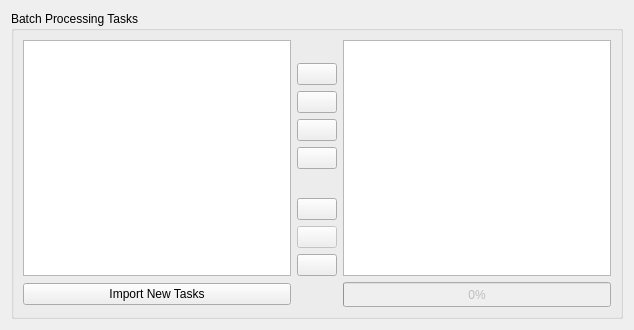
<?xml version="1.0" encoding="UTF-8"?>
<ui version="4.0">
 <class>AutomationWidget</class>
 <widget class="QWidget" name="AutomationWidget">
  <property name="geometry">
   <rect>
    <x>0</x>
    <y>0</y>
    <width>634</width>
    <height>330</height>
   </rect>
  </property>
  <property name="windowTitle">
   <string>Form</string>
  </property>
  <layout class="QHBoxLayout" name="horizontalLayout">
   <item>
    <widget class="QGroupBox" name="groupBox_3">
     <property name="title">
      <string>Batch Processing Tasks</string>
     </property>
     <layout class="QGridLayout" name="gridLayout_16">
      <item row="2" column="1">
       <widget class="QPushButton" name="importTasksButton">
        <property name="text">
         <string>Import New Tasks</string>
        </property>
        <property name="icon">
         <iconset resource="../UI_Icons.qrc">
          <normaloff>:/Resources/UISymbols/UI_Add_Task.svg</normaloff>:/Resources/UISymbols/UI_Add_Task.svg</iconset>
        </property>
        <property name="iconSize">
         <size>
          <width>20</width>
          <height>20</height>
         </size>
        </property>
       </widget>
      </item>
      <item row="1" column="1">
       <widget class="QListWidget" name="idleTasks"/>
      </item>
      <item row="1" column="4">
       <widget class="QListWidget" name="queuedTasks"/>
      </item>
      <item row="1" column="2">
       <layout class="QVBoxLayout" name="verticalLayout_3">
        <item>
         <spacer name="verticalSpacer_2">
          <property name="orientation">
           <enum>Qt::Vertical</enum>
          </property>
          <property name="sizeHint" stdset="0">
           <size>
            <width>20</width>
            <height>40</height>
           </size>
          </property>
         </spacer>
        </item>
        <item>
         <widget class="QPushButton" name="queueAllButton">
          <property name="text">
           <string/>
          </property>
          <property name="icon">
           <iconset resource="../UI_Icons.qrc">
            <normaloff>:/Resources/UISymbols/UI_Move_Right.svg</normaloff>:/Resources/UISymbols/UI_Move_Right.svg</iconset>
          </property>
          <property name="flat">
           <bool>false</bool>
          </property>
         </widget>
        </item>
        <item>
         <widget class="QPushButton" name="queueSelectedButton">
          <property name="text">
           <string/>
          </property>
          <property name="icon">
           <iconset resource="../UI_Icons.qrc">
            <normaloff>:/Resources/UISymbols/UI_Move_All_Right.svg</normaloff>:/Resources/UISymbols/UI_Move_All_Right.svg</iconset>
          </property>
          <property name="flat">
           <bool>false</bool>
          </property>
         </widget>
        </item>
        <item>
         <widget class="QPushButton" name="unqueueAllButton">
          <property name="text">
           <string/>
          </property>
          <property name="icon">
           <iconset resource="../UI_Icons.qrc">
            <normaloff>:/Resources/UISymbols/UI_Move_Left.svg</normaloff>:/Resources/UISymbols/UI_Move_Left.svg</iconset>
          </property>
          <property name="flat">
           <bool>false</bool>
          </property>
         </widget>
        </item>
        <item>
         <widget class="QPushButton" name="unqueueSelectedButton">
          <property name="text">
           <string/>
          </property>
          <property name="icon">
           <iconset resource="../UI_Icons.qrc">
            <normaloff>:/Resources/UISymbols/UI_Move_All_Left.svg</normaloff>:/Resources/UISymbols/UI_Move_All_Left.svg</iconset>
          </property>
          <property name="autoDefault">
           <bool>false</bool>
          </property>
          <property name="default">
           <bool>false</bool>
          </property>
          <property name="flat">
           <bool>false</bool>
          </property>
         </widget>
        </item>
        <item>
         <spacer name="verticalSpacer">
          <property name="orientation">
           <enum>Qt::Vertical</enum>
          </property>
          <property name="sizeHint" stdset="0">
           <size>
            <width>20</width>
            <height>40</height>
           </size>
          </property>
         </spacer>
        </item>
        <item>
         <widget class="QPushButton" name="startButton">
          <property name="layoutDirection">
           <enum>Qt::RightToLeft</enum>
          </property>
          <property name="text">
           <string/>
          </property>
          <property name="icon">
           <iconset resource="../UI_Icons.qrc">
            <normaloff>:/Resources/UISymbols/UI_Start_Icon.svg</normaloff>:/Resources/UISymbols/UI_Start_Icon.svg</iconset>
          </property>
          <property name="iconSize">
           <size>
            <width>25</width>
            <height>25</height>
           </size>
          </property>
         </widget>
        </item>
        <item>
         <widget class="QPushButton" name="stopButton">
          <property name="enabled">
           <bool>false</bool>
          </property>
          <property name="layoutDirection">
           <enum>Qt::RightToLeft</enum>
          </property>
          <property name="text">
           <string/>
          </property>
          <property name="icon">
           <iconset resource="../UI_Icons.qrc">
            <normaloff>:/Resources/UISymbols/UI_Pause_Icon.svg</normaloff>:/Resources/UISymbols/UI_Pause_Icon.svg</iconset>
          </property>
          <property name="iconSize">
           <size>
            <width>25</width>
            <height>25</height>
           </size>
          </property>
         </widget>
        </item>
        <item>
         <widget class="QPushButton" name="removeButton">
          <property name="layoutDirection">
           <enum>Qt::RightToLeft</enum>
          </property>
          <property name="text">
           <string/>
          </property>
          <property name="icon">
           <iconset resource="../UI_Icons.qrc">
            <normaloff>:/Resources/UISymbols/UI_Delete_Alt_Icon.svg</normaloff>:/Resources/UISymbols/UI_Delete_Alt_Icon.svg</iconset>
          </property>
          <property name="iconSize">
           <size>
            <width>25</width>
            <height>25</height>
           </size>
          </property>
         </widget>
        </item>
       </layout>
      </item>
      <item row="2" column="4">
       <widget class="QProgressBar" name="progressBar">
        <property name="enabled">
         <bool>false</bool>
        </property>
        <property name="minimumSize">
         <size>
          <width>0</width>
          <height>25</height>
         </size>
        </property>
        <property name="value">
         <number>0</number>
        </property>
       </widget>
      </item>
     </layout>
    </widget>
   </item>
  </layout>
 </widget>
 <resources>
  <include location="../UI_Icons.qrc"/>
 </resources>
 <connections/>
</ui>
